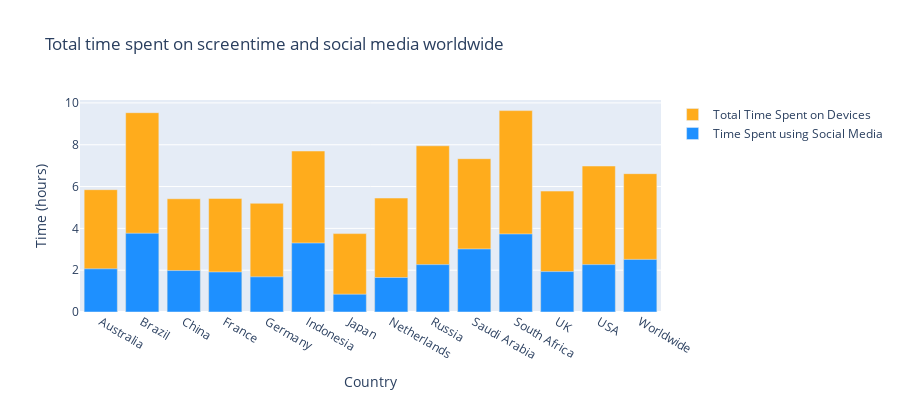

Source (notebook cell):
### Code cell
{
    "tags": [
        "hide-input",
    ]
}

df = pd.read_csv('screen.csv')

def time_to_decimal(time_str):
    hours, minutes = map(int, time_str.split(':'))
    decimal_hours = hours + minutes / 60
    return decimal_hours

df['Total Time Spent on Devices'] = df['Total Time Spent on Devices'].apply(time_to_decimal)
df['Time Spent using Social Media'] = df['Time Spent using Social Media'].apply(time_to_decimal)

countries = ['Netherlands', 'Worldwide', 'Brazil', 'Russia', 'USA', 'Indonesia', 'China', 'Australia', 'South Africa', 'UK', 'France', 'Germany', 'Saudi Arabia', 'India', 'Japan']

df = df[df.Country.isin(countries)]

trace1 = go.Bar(
    x=df['Country'],
    y=df['Total Time Spent on Devices'],
    name='Total Time Spent on Devices',
    marker=dict(color='#FFAC1C')
)
trace2 = go.Bar(
    x=df['Country'],
    y=df['Time Spent using Social Media'],
    name='Time Spent using Social Media',
    marker=dict(color='DodgerBlue'))


data = [trace1, trace2]

layout = go.Layout(
    title='Total time spent on screentime and social media worldwide',
    xaxis=go.layout.XAxis(
        type='category' ,
        title='Country'
    ),
    yaxis=go.layout.YAxis(
        tickformat=',.Of',
        title='Time (hours)' 
    ),
    height=400,
    barmode='overlay'
)

fig = go.Figure(data=data, layout=layout)
fig.show()

print('The Pearson correlation between the two variables is:', df['Total Time Spent on Devices'].corr(df['Time Spent using Social Media']))

### Figure 1 — Plotly figure (JSON) as saved in the notebook; plotly's stock layout.template omitted (floating-point values rounded to 4 significant figures)
{"data": [{"marker": {"color": "#FFAC1C"}, "name": "Total Time Spent on Devices", "type": "bar", "x": ["Australia", "Brazil", "China", "France", "Germany", "Indonesia", "Japan", "Netherlands", "Russia", "Saudi Arabia", "South Africa", "UK", "USA", "Worldwide"], "y": [5.85, 9.533, 5.417, 5.433, 5.2, 7.7, 3.75, 5.45, 7.95, 7.333, 9.633, 5.783, 6.983, 6.617]}, {"marker": {"color": "DodgerBlue"}, "name": "Time Spent using Social Media", "type": "bar", "x": ["Australia", "Brazil", "China", "France", "Germany", "Indonesia", "Japan", "Netherlands", "Russia", "Saudi Arabia", "South Africa", "UK", "USA", "Worldwide"], "y": [2.067, 3.767, 1.983, 1.917, 1.683, 3.3, 0.85, 1.65, 2.267, 3.017, 3.733, 1.933, 2.267, 2.517]}], "layout": {"barmode": "overlay", "height": 400, "title": {"text": "Total time spent on screentime and social media worldwide"}, "xaxis": {"title": {"text": "Country"}, "type": "category"}, "yaxis": {"tickformat": ",.Of", "title": {"text": "Time (hours)"}}}}
